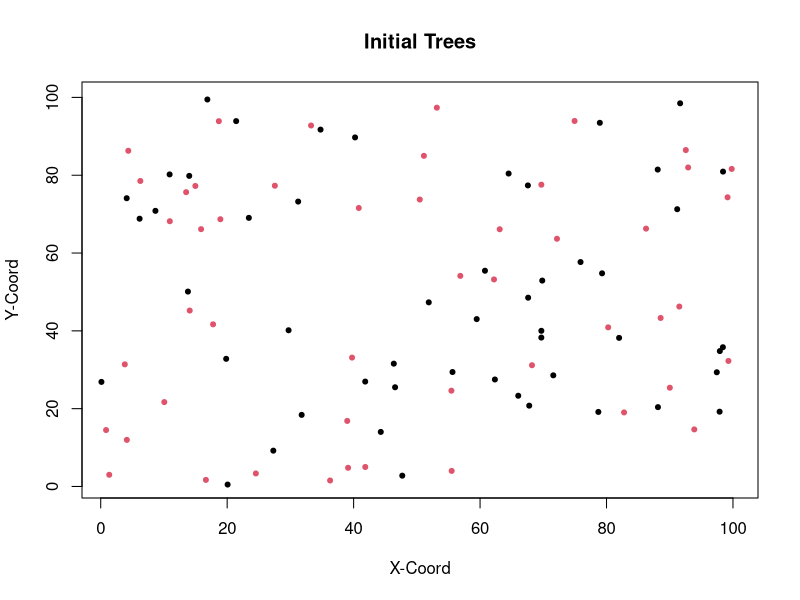

The R script that drew this image: (Note: this script raises an error after producing the figure.)
#Load packages

library(tidyverse) 
library(gridExtra) 


### Initialize params ###

# Set up a grid to represent land
#Place individuals on plot
xsize = ysize = 100

numInd = 100
numSpecies = 2
data <-  tibble("ID" = 1:numInd, "age" = 3, 
                species = sample(numSpecies, numInd, replace = TRUE), "xlocation" = runif(numInd, 0, 100), 
                "ylocation" = runif(numInd,0,100), "parentalDistance" = 0, "Pathogen" = 0)

infected <- sample(numInd, numInd/4)
data$Pathogen[which(data$ID %in% infected)] <- 1

plot(data$xlocation, data$ylocation, col = data$species, pch = 20, xlim = c(1,100), ylim = c(1,100),
     xlab = "X-Coord", ylab = "Y-Coord", main = "Initial Trees")



#Set up rates of birth/death/growth etc...
deltaT = 1 #1 year periods of growth
ageChange = deltaT
dispParam = 8 #dispersalParam
uniqueSp = unique(data$species)
numYears = 1000



#Carrying Capacity
K= 2000
growthRate = 0.5

#Pathogen initials
PathDensParam = 7
infectionRate1 = 0
infectionRate2 = 1
healthyDeathRate = 0.01
infectedDeathRate1 = 0
infectedDeathRate2 = 0
# Used for summary statistics
speciesPopulation = NULL
pathPop = NULL
agePops = NULL
pathAgePop = NULL
denseSpecies <- NULL

### MAIN LOOP ####


for(t in seq(0, numYears, by = deltaT)){ 
  
  #disperse seed
  adults <- data[data$age > 3, ]
  seedsPerSpecies <- NULL
  for (i in 1:numSpecies){
    speciesPop = nrow(data[data$species == i,])
    numSeeds <- carryingCapacity(speciesPop, nrow(data), K)
    seedsPerSpecies <- c(seedsPerSpecies, numSeeds)
  }
  Ind = data[1, ]
  babies <- dispersal(adults)
  data <- bind_rows(data, babies)
  
  #Background death of adults. Death rate decreases with age
  data <- backgroundDeath(data)
  
  #Count number of each species
  countSpecies <- speciesSize(data$species)
  speciesPopulation <-  bind_rows(speciesPopulation, countSpecies)
  
  #pathogens reproduce
  newPathogens <- pathGrowth(data)
  data$Pathogen[which(data$ID %in% newPathogens$ID)] <- 1
  
  #Supplemental
  countPaths <- data[data$Pathogen==1,]
  pathAges <- speciesSize(countPaths$species)
  pathPop <- bind_rows(pathPop, pathAges)
  
  
  #Supp  functions/Statistics
  ages <- tibble("gen" = t, "babies" = nrow(subset(data, age < 6)), "young" = nrow(subset(data, age >= 6 & age <=20)), "middle aged" = nrow(subset(data, age > 20 &
                                                                                                                                                     age < 50)), 
                 "old" = nrow(subset(data, age >= 50)))
  agePops <- bind_rows(agePops, ages)

  
  #These fucntions plot the trees every generation. I mainly use these when trying to
  #paramterize something so I can see the effects on several generations. Otherwise comment them out
  
  plot(data$xlocation, data$ylocation, col = data$species, pch = 20, xlim = c(1,100), ylim = c(1,100),
       main = "Tree Population Size", ylab = "Count", xlab = "Generation")
 
  print(t)
  
  #Grow
  data$age = data$age + deltaT
  
}


##### MAIN FUNCTIONS #######

#Carrying Capacity limitis birth rates

carryingCapacity = function(speciesN, totalN, K){
  s = speciesN * growthRate
  popGrowth <- (s*(K-totalN)/K)
  popGrowth <-  ifelse(popGrowth > 0, popGrowth, 0)
  return(popGrowth)
  
}

#Disperse x number of seeds per parent. 

dispersal <- function(Trees){
  babies = NULL
  for(i in 1:numSpecies){
    speciesTree <- Trees[Trees$species == i,]
    if(nrow(speciesTree)> 0){
      #Before running this, we calculate seeds per species using the carrying capacity function
      numBabies <- ceiling(seedsPerSpecies[i])
      #take a random sample of conspecific adult trees to disperse the seeds
      parents <- slice_sample(speciesTree, n = numBabies, replace = TRUE)
      if (nrow(parents)>0){
        for (i in 1:nrow(parents)){
          parent = parents[i,]
          baby = parent[1, ]
          baby$age = as.integer(0)
          if(parent$species == 1){
            baby$ID  = max(data$ID) + i 
          }
          else{
            baby$ID  = max(babies$ID) + i 
          }
          baby$species  =  parent$species
          babyDist = (rnorm(1, mean=0, sd=dispParam))
          baby$Pathogen = 0
          r = babyDist * sqrt(runif(1))
          theta = runif(1)*2*pi
          baby$xlocation = ((r*cos(theta)) + parent$xlocation) %% xsize
          baby$ylocation = ((r*sin(theta)) + parent$ylocation) %% ysize
          baby$parentalDistance = abs(r)
          babies <- bind_rows(babies, baby)
        }
      }
      
    }
  }
  return(babies)
}




#Natural Background death
backgroundDeath <- function(population){
  living = c()
  probDeath = c()
  for (i in 1:nrow(population)){
    if (data[i,]$Pathogen == 1 & data[i,]$species ==1){
      alive <- (runif(1) > infectedDeathRate1)
      living[i] = alive
    }else if (data[i,]$Pathogen == 1 & data[i,]$species ==2) {
      alive <- (runif(1) > infectedDeathRate2)
      living[i] = alive
    }
    else{
      alive <- (runif(1) > healthyDeathRate)
      living[i] = alive
    }
    
  }
  return(population[living,])
}




#### virulence FUNCTIONS ######

pathGrowth <- function(trees){
  newPathogens <- NULL
  infectedTrees <- data[data$Pathogen == 1,]
  healthyTrees <- data[data$Pathogen == 0,]
  for (i in 1:nrow(infectedTrees)){
    indTree = infectedTrees[i, ]
    newInfections = subset(healthyTrees, xlocation > (indTree$xlocation - (PathDensParam))%% xsize
                           & xlocation < (indTree$xlocation + (PathDensParam))%% xsize
                           & ylocation > (indTree$ylocation - (PathDensParam))%% xsize
                           & ylocation < (indTree$ylocation + (PathDensParam))%% xsize
                           & species == indTree$species)
    if (indTree$species==1){
      newInfections <- slice_sample(newInfections, n = round(nrow(newInfections)* infectionRate1))
      newPathogens <- bind_rows(newPathogens, newInfections)
    }else{
      newInfections <- slice_sample(newInfections, n = round(nrow(newInfections)* infectionRate2))
      newPathogens <- bind_rows(newPathogens, newInfections)
    }
    
    
  }
  newPathogens <- newPathogens[!duplicated(newPathogens),]
  return(newPathogens)
}



### SUPPLEMENTAL FUNCTIONS###


#Plot trees
plotSpecies(speciesPopulation) 
totals <- speciesPopulation %>% mutate(total = (`Species 1` + `Species 2` + `Species 3`))
plot(totals$total, pch = 20, col = "cadetblue3")


#Plot Pathogens
plotSpecies(pathPop)
totals <- pathPop %>% mutate(total = (`Species 1` + `Species 2` + `Species 3`))
plot(totals$total, pch = 20, col = "cadetblue3")

#Plot the age distribution over time of trees
agePops1 <-  pivot_longer(agePops, cols = !gen, names_to = "Group", values_to = "Count")
agePopGraph <- ggplot(agePops1, aes(gen, Count, color = Group))+
  geom_line()
agePopGraph



#Plot amount of each species
plotSpecies <- function(speciesPopulation){
  speciesPopulation <- add_column(speciesPopulation, gen = 1:nrow(speciesPopulation))
  speciesPopulation <- pivot_longer(speciesPopulation, cols = starts_with("Species"), names_to = "Species",
                                    names_prefix = "Species ", values_to = "Count")
  ggplot(data = speciesPopulation, aes(gen, Count, col = Species))+
    geom_point()+
    geom_line()+
    ylim(0, max(speciesPopulation$Count))+
    ylab("Tree Count")
  
}

#Called from main for loop to track species
speciesSize <- function(speciesTypes){
  a = speciesTypes[speciesTypes == 1]
  b = speciesTypes[speciesTypes == 2]
  c = speciesTypes[speciesTypes == 3]
  
  df <- tibble("Species 1" = length(a), "Species 2" = length(b), "Species 3" = length(c))
  return(df)
}
